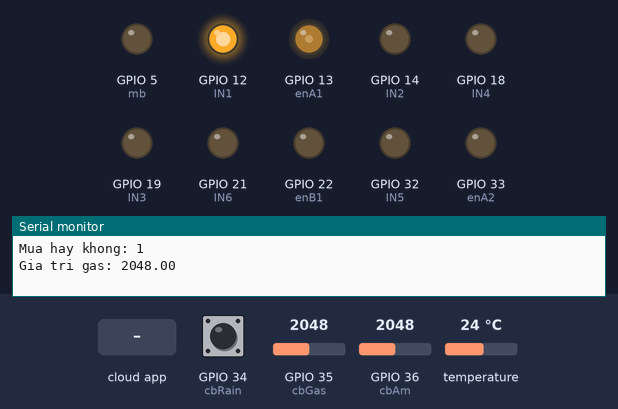
The sketch below on a simulated ESP32. On the bench: output pins drawn as LEDs (lit = HIGH), the last lines printed to the serial monitor. The inputs (shaded band) are chosen by the test bench; at power-on: GPIO 36 (cbAm) = 2048, temperature 24 °C, GPIO 34 (cbRain) HIGH, GPIO 35 (cbGas) = 2048. WiFi joins after 1.5 s; servers stay silent unless stated.

Above: at 2.7 s.
2.8 s: GPIO 36 (cbAm) set to 1954
At 3.9 s:
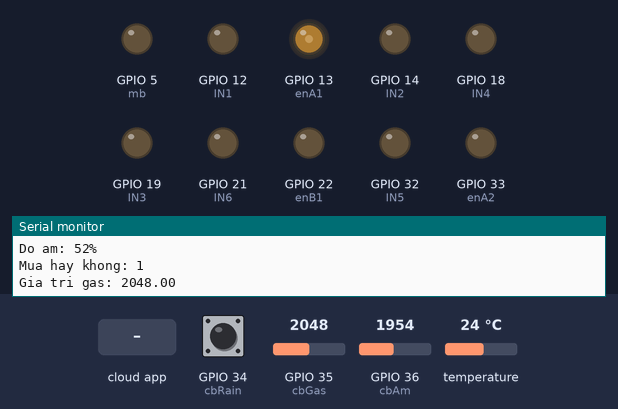
4.5 s: the phone or cloud app sets congDong to 0
At 5.0 s:
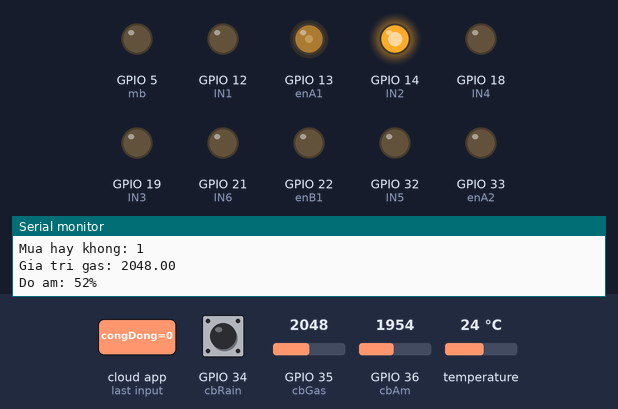
6.6 s: the phone or cloud app sets congNam to 0
At 8.2 s:
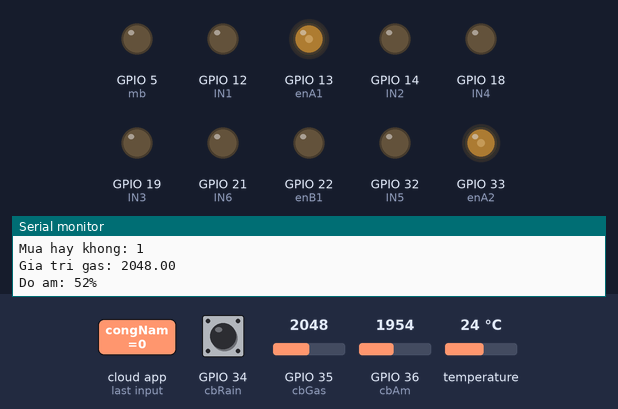
8.7 s: temperature set to 30 °C
12.9 s: temperature set to 33 °C
At 14.2 s:
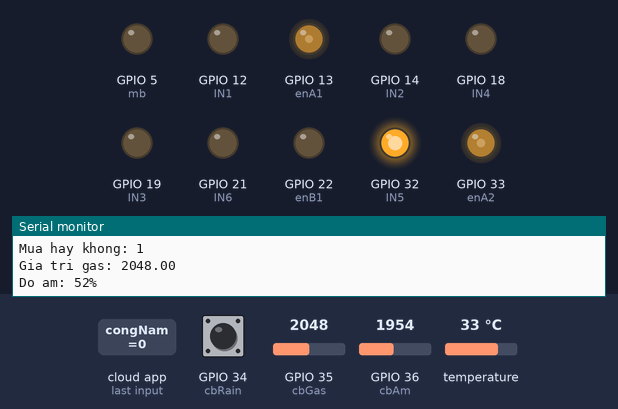
15.9 s: the phone or cloud app sets congTay to 0
At 17.9 s:
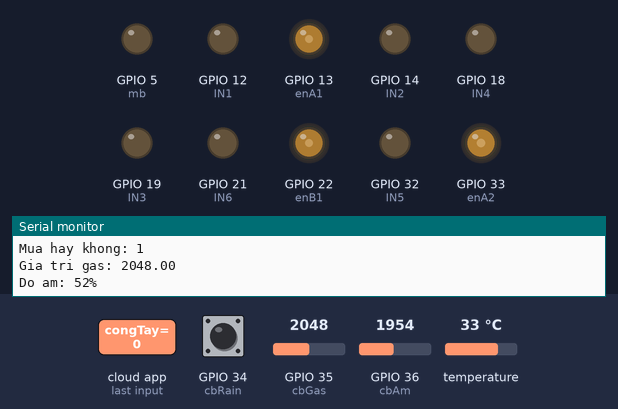
Timing chart, 0 to 19.0 s (numbered marks = the images above; inputs shaded):
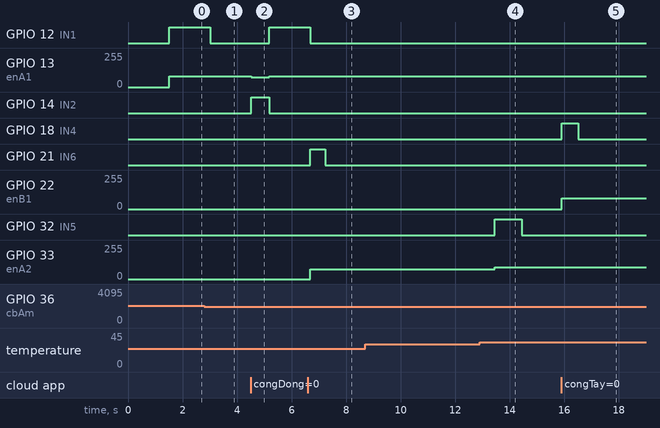

Measured:
- the behaviour switches between 2007 and 2006 on GPIO 36 (cbAm) (found by bisection; images 0 and 1)
- the behaviour switches between 31 and 32 °C on temperature (found by bisection; images 3 and 4)
- after the input at 2.8 s, GPIO 5 (mb): stays LOW (without the input it goes to HIGH after 0.21 s)
- after the input at 4.5 s, GPIO 12 (IN1): LOW → HIGH after 0.68 s; GPIO 13 (enA1): 80/255 → 75/255 at once, → 80/255 0.66 s later; GPIO 14 (IN2): LOW → HIGH at once, → LOW 0.65 s later
- after the input at 6.6 s, GPIO 21 (IN6): LOW → HIGH after 0.08 s, → LOW 0.55 s later; GPIO 33 (enA2): 0/255 → 75/255 after 0.08 s
- after the input at 12.9 s, GPIO 32 (IN5): LOW → HIGH after 0.55 s, → LOW 1.0 s later; GPIO 33 (enA2): 75/255 → 90/255 after 0.55 s
- after the input at 15.9 s, GPIO 18 (IN4): LOW → HIGH at once, → LOW 0.60 s later; GPIO 22 (enB1): 0/255 → 80/255 at once

The sketch:

SmartHome_sep21a.ino
```cpp
#include "arduino_secrets.h"
/*
  Sketch generated by the Arduino IoT Cloud Thing "Untitled"
  https://create.arduino.cc/cloud/things/a4dfa7b2-4c82-4bc7-ae69-ec774e7ba0a7

  Arduino IoT Cloud Variables description

  The following variables are automatically generated and updated when changes are made to the Thing

  CloudLight congNam;
  CloudSwitch autoMode;
  CloudSwitch congDong;
  CloudSwitch congTay;
  CloudTemperatureSensor nhietDo;

  Variables which are marked as READ/WRITE in the Cloud Thing will also have functions
  which are called when their values are changed from the Dashboard.
  These functions are generated with the Thing and added at the end of this sketch.
*/

#include "thingProperties.h"

#include <DHTesp.h>
#define DHTPIN 26
#define DHTTYPE DHT11

#define enA1 13
#define IN1 12
#define IN2	14
#define IN3	19
#define IN4	18
#define enB1 22

#define IN5 32
#define IN6 21
#define enA2 33
#define mb 5
DHTesp dht;
const int cbRain = 34;
const int cbGas = 35;
const int cbAm = 36;
unsigned long timeDelay = millis();
unsigned long timeRead = millis();
bool update=0;
bool ttDong = 0; // Trang thai dang dong cua
bool ttTay = 0;
bool ttNam = 0;
bool autoM = 1;
void setup() {

  Serial.begin(9600);
  delay(1500);

  initProperties();

  ArduinoCloud.begin(ArduinoIoTPreferredConnection);

  setDebugMessageLevel(2);
  ArduinoCloud.printDebugInfo();

  dht.setup(DHTPIN, DHTesp::DHTTYPE);
  pinMode(enA1,OUTPUT);
  pinMode(enB1,OUTPUT);
  pinMode(enA2,OUTPUT);
  pinMode(IN1, OUTPUT);
  pinMode(IN2, OUTPUT);
  pinMode(IN3, OUTPUT);
  pinMode(IN4, OUTPUT);
  pinMode(IN5, OUTPUT);
  pinMode(IN6, OUTPUT);
  pinMode(mb, OUTPUT);
  pinMode(cbRain, INPUT);
  pinMode(cbGas, INPUT);
  pinMode(cbAm, INPUT_PULLUP);
}

void cuaDong_Mo() {
  analogWrite(enA1, 80);
  digitalWrite(IN1, HIGH);
  digitalWrite(IN2, LOW);
  delay(1500);
  digitalWrite(IN1, LOW);
  digitalWrite(IN2, LOW);
}

void cuaDong_Dong() {
  analogWrite(enA1, 175);
  digitalWrite(IN1, LOW);
  digitalWrite(IN2, HIGH);
  analogWrite(enA1, 75);
  delay(650);
  digitalWrite(IN1, LOW);
  digitalWrite(IN2, LOW);
}

void cuaTay_Mo() {
  analogWrite(enB1, 90);
  digitalWrite(IN3, HIGH);
  digitalWrite(IN4, LOW);
  delay(1000);
  digitalWrite(IN3, LOW);
  digitalWrite(IN4, LOW);
}

void cuaTay_Dong() {
  analogWrite(enB1, 80);
  digitalWrite(IN3, LOW);
  digitalWrite(IN4, HIGH);
  delay(600);
  digitalWrite(IN3, LOW);
  digitalWrite(IN4, LOW);
}
void cuaNam_Mo() {
  analogWrite(enA2, 90);
  digitalWrite(IN5, HIGH);
  digitalWrite(IN6, LOW);
  delay(1000);
  digitalWrite(IN5, LOW);
  digitalWrite(IN6, LOW);
}

void cuaNam_Dong() {
  analogWrite(enA2, 75);
  digitalWrite(IN5, LOW);
  digitalWrite(IN6, HIGH);
  delay(550);
  digitalWrite(IN5, LOW);
  digitalWrite(IN6, LOW);
}
void camBienMua(){
  int value = digitalRead(cbRain);
  Serial.print("Mua hay khong: ");
  Serial.println(value);
  if(autoM == 1){
    if(value == 0) // troi dang mua
    {
      if(ttTay != 0)
      {
        ttTay=0;
        update = 1;
        cuaTay_Dong();
      }
    }
  }
}
void camBienGas(){
  double valueGas = analogRead(cbGas);
  Serial.print("Gia tri gas: ");
  Serial.println(valueGas);
  if(valueGas >= 1000) // vuot qua muc cho phep
  {
    if(ttDong != 1)
    {
      ttDong=1;
      update = 1;
      cuaDong_Mo();
    }
  }
}
void cambienAm(){
  int valueAm = analogRead(cbAm);
  int percent = ( 100 - ( (valueAm/4095.00) * 100 ) );
  Serial.print("Do am: ");
  Serial.print(percent);
  Serial.println("%");
  if(autoM == 1){
    if(percent <= 50)
    {
      // dieu khien may bom
      digitalWrite(mb,HIGH);
    }
    else
    {
      digitalWrite(mb,LOW);
    }
  }
}
void cambienNhiet(){
  if(autoM == 1){
    if(nhietDo >= 32){
      if(ttNam != 1)
      {
        ttNam=1;
        update = 1;
        cuaNam_Mo();
      }
    }
  }
}
void loop() {
  ArduinoCloud.update();
  // Your code here
  if(millis()-timeRead>1000){
    float t = dht.getTemperature();
    nhietDo = t;
    timeRead = millis();
  }
  if(update==1){
    congDong = ttDong;
    congTay = ttTay;
    congNam = ttNam;
    autoMode = autoM;
    update=0;
  }
  camBienMua();
  camBienGas();
  cambienAm();
  cambienNhiet();
}


/*
  Since Temperature is READ_WRITE variable, onTemperatureChange() is
  executed every time a new value is received from IoT Cloud.
*/
void onNhietDoChange()  {
  // Add your code here to act upon Temperature change
}

/*
  Since CongDong is READ_WRITE variable, onCongDongChange() is
  executed every time a new value is received from IoT Cloud.
*/
void onCongDongChange()  {
  // Add your code here to act upon CongDong change
  if(congDong == 1)
  {
    ttDong=1;
    cuaDong_Mo();
  }
  else{
    ttDong=0;
    cuaDong_Dong();
  }
}

/*
  Since CongTay is READ_WRITE variable, onCongTayChange() is
  executed every time a new value is received from IoT Cloud.
*/
void onCongTayChange()  {
  // Add your code here to act upon CongTay change
  if(congTay == 1)
  {
    cuaTay_Mo();
    ttTay=1;
  }
  else{
    cuaTay_Dong();
    ttTay=0;
  }
}

/*
  Since CongNam is READ_WRITE variable, onCongNamChange() is
  executed every time a new value is received from IoT Cloud.
*/
void onCongNamChange()  {
  // Add your code here to act upon CongNam change
  if(congNam == 1)
  {
    cuaNam_Mo();
    ttNam=1;
  }
  else{
    cuaNam_Dong();
    ttNam=0;
  }
}

/*
  Since AutoMode is READ_WRITE variable, onAutoModeChange() is
  executed every time a new value is received from IoT Cloud.
*/
void onAutoModeChange()  {
  // Add your code here to act upon AutoMode change
   autoM = autoMode;
}
```

arduino_secrets.h
```cpp
#define SECRET_DEVICE_KEY ""
#define SECRET_OPTIONAL_PASS ""
#define SECRET_SSID ""
```

thingProperties.h
```cpp
// Code generated by Arduino IoT Cloud, DO NOT EDIT.

#include <ArduinoIoTCloud.h>
#include <Arduino_ConnectionHandler.h>

const char DEVICE_LOGIN_NAME[]  = "a0f6d15d-70c7-474f-91cc-6b20786e8083";

const char SSID[]               = SECRET_SSID;    // Network SSID (name)
const char PASS[]               = SECRET_OPTIONAL_PASS;    // Network password (use for WPA, or use as key for WEP)
const char DEVICE_KEY[]  = SECRET_DEVICE_KEY;    // Secret device password

void onCongNamChange();
void onAutoModeChange();
void onCongDongChange();
void onCongTayChange();
void onNhietDoChange();

CloudLight congNam;
CloudSwitch autoMode;
CloudSwitch congDong;
CloudSwitch congTay;
CloudTemperatureSensor nhietDo;

void initProperties(){

  ArduinoCloud.setBoardId(DEVICE_LOGIN_NAME);
  ArduinoCloud.setSecretDeviceKey(DEVICE_KEY);
  ArduinoCloud.addProperty(congNam, READWRITE, ON_CHANGE, onCongNamChange);
  ArduinoCloud.addProperty(autoMode, READWRITE, ON_CHANGE, onAutoModeChange);
  ArduinoCloud.addProperty(congDong, READWRITE, ON_CHANGE, onCongDongChange);
  ArduinoCloud.addProperty(congTay, READWRITE, ON_CHANGE, onCongTayChange);
  ArduinoCloud.addProperty(nhietDo, READWRITE, ON_CHANGE, onNhietDoChange);

}

WiFiConnectionHandler ArduinoIoTPreferredConnection(SSID, PASS);
```
